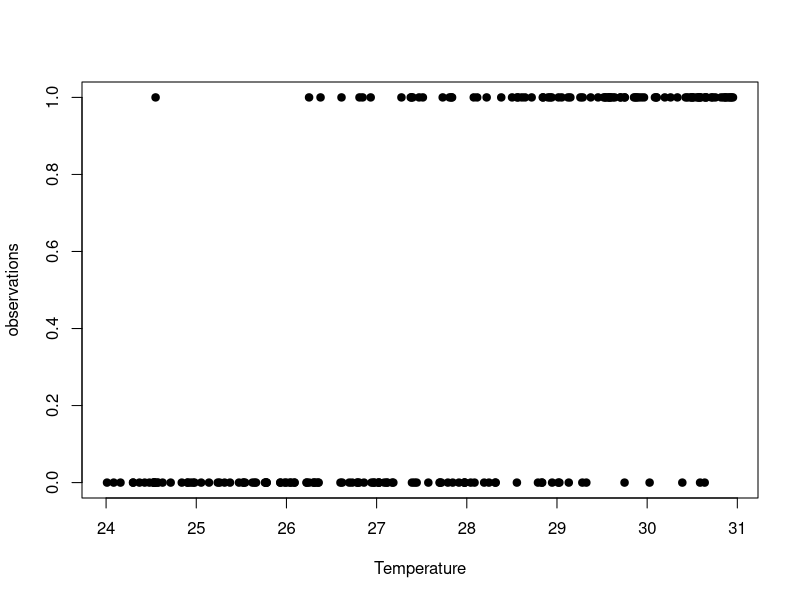
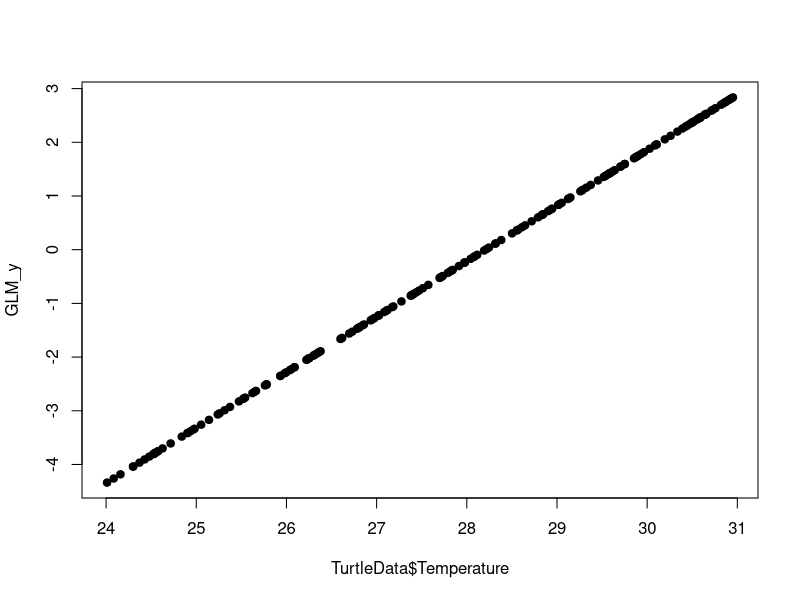
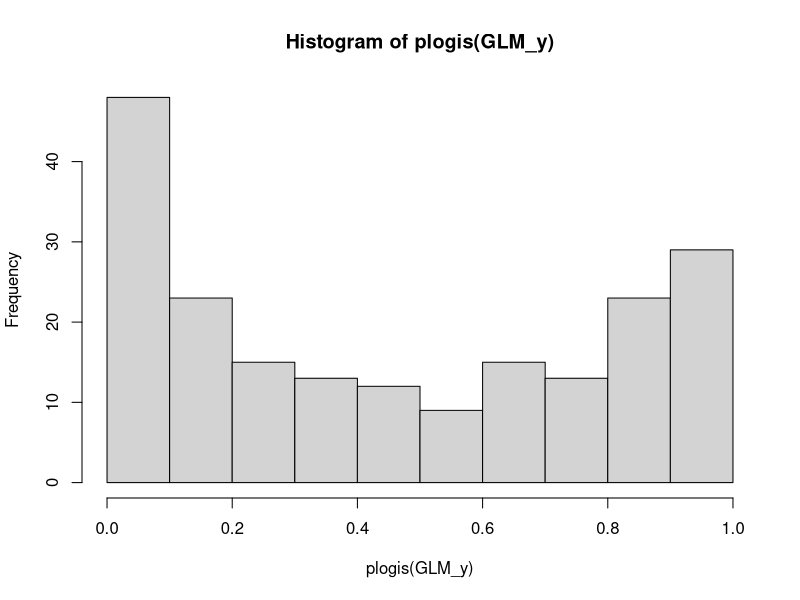
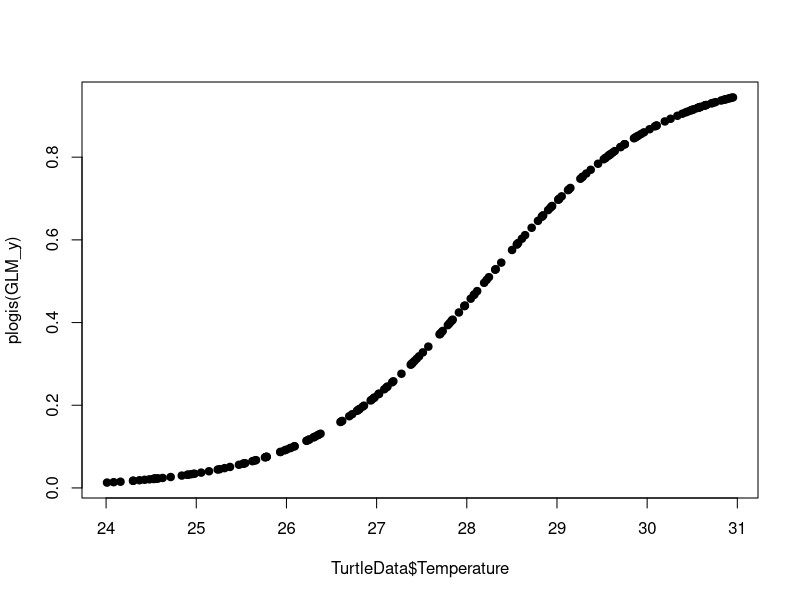
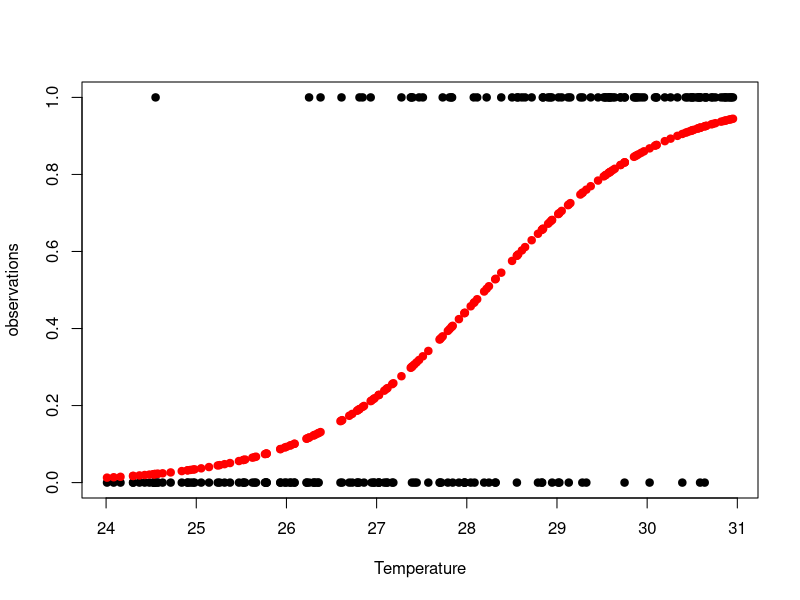
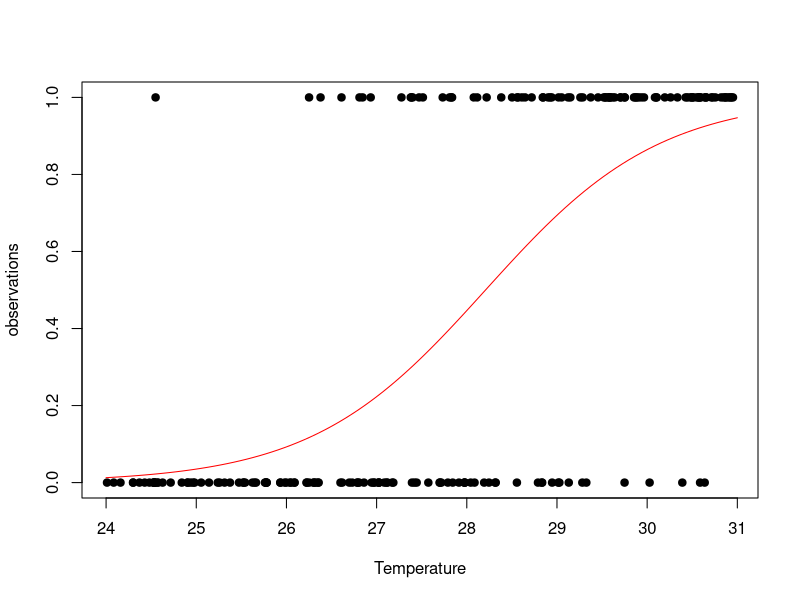
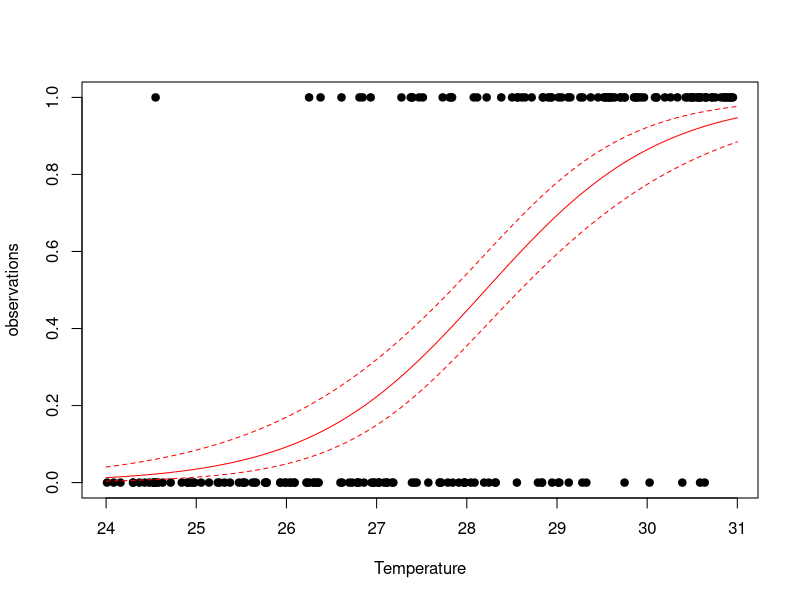

Write the R code that produced these figures, in order.
# Generalized Linear Models (GLMs)
# A class of models that allow us to fit linear 
# relationships with data that are not normally distributed

TurtleData<-read.csv("TurtleData.csv")

head(TurtleData)

with(TurtleData,plot(x=Temperature,y=observations,pch=19))

# Fit our GLM:

TurtleGLM <- glm(observations~Temperature, 
                 family = binomial(link = "logit"),
                 data = TurtleData)

summary(TurtleGLM)

# Summary still gives us a slope and intercept
# But how did we fit a linear model to binomial data?

# Extract the coefficients
t.c<-coef(TurtleGLM)

# Manually calculating response based on Temp & Coefficients
# Response = Explanatory * b + a  (Explanatory is Temp)
# t.c[2] is slope; t.c[1] is intercept
GLM_y <- TurtleData$Temperature*t.c[2]+t.c[1]


#Let's plot the predicted values from the GLM:

plot(x=TurtleData$Temperature,y=GLM_y,pch=19)

# Transform our GLM predictions using the Logistic Distribution:
hist(plogis(GLM_y))

# Plot our transformed values:
plot(x=TurtleData$Temperature,y=plogis(GLM_y),pch=19)


#Plot results of GLM with turtle observations:

with(TurtleData,plot(x=Temperature,y=observations,pch=19))
points(x=TurtleData$Temperature,y=plogis(GLM_y),pch=19,col="red")


# And now for the easy (and better-looking) way of plotting this:

with(TurtleData,plot(x=Temperature,y=observations,pch=19))

Temp<-data.frame(seq(24,31,length.out = 100)) #Make vector of Temp values

#IMPORTANT: This colname must be the same as your GLM variable
colnames(Temp)<-"Temperature" 

#Create your predicted probabilities using the predict.glm() function
Prob<-as.vector(predict.glm(TurtleGLM,newdata=Temp,type="response"))

#Add the probability curve using lines()
lines(x=Temp$Temperature,y=Prob,pch=19,col="red")


# Add confidence intervals:

with(TurtleData,plot(x=Temperature,y=observations,pch=19))

# Get your un-transformed predicted values from the GLM
link<-predict.glm(TurtleGLM,newdata=Temp,type="link")

# Find the standard error (se) of those predicted values
se<-predict.glm(TurtleGLM,newdata=Temp,type="link",se.fit=T)$se.fit

# Calculate the upper and lower limits of your confidence intervals
upper<-link+se*1.96
lower<-link-se*1.96

# Use plogis() to convert back to probabilities, plot smooth lines
lines(x=Temp$Temperature,y=plogis(link),col="red")
lines(x=Temp$Temperature,y=plogis(upper),col="red",lty=2)
lines(x=Temp$Temperature,y=plogis(lower),col="red",lty=2)


# Calculate the value at which you have a 50% probability of your response:

Prob<-predict.glm(TurtleGLM,newdata=Temp,type="response")
Prob

# Search through Prob until we find 0.5 values, or use which()
# to find the surrounding indices (in this case that's 60 & 61)
ind <- which(Prob > 0.49 & Prob < 0.51)
Temp[ind,]
Temp[60:61,] #60 is 28.17, 61 is 28.24

# If you want, get more precise: 
Temp<-data.frame(seq(28.17,28.24,length.out = 100))
colnames(Temp)<-"Temperature"
predict.glm(TurtleGLM,newdata=Temp,type="response")

